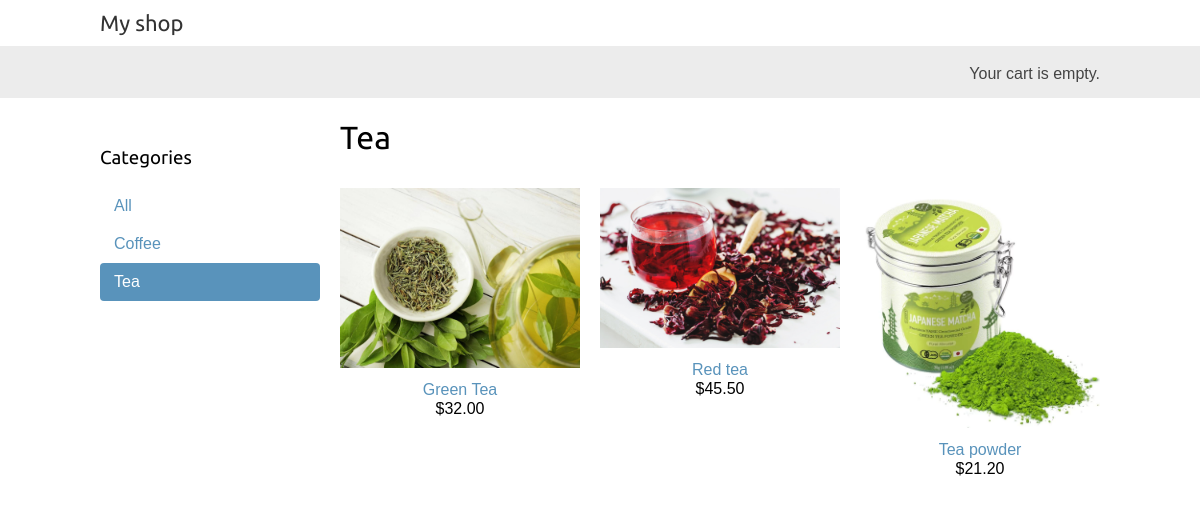
Page /tea/ on the committed database.
### shop/models.py (models this page shows, shortened)
class Category(models.Model):
    name = models.CharField(max_length=200, db_index=True)
    slug = models.CharField(max_length=200, unique=True)
    def get_absolute_url(self):
        return reverse('shop:product_list_by_category', args=[self.slug])  # непонятно двоеточие
    class Meta:
        ordering = ('name',)
        verbose_name = 'category'
        verbose_name_plural = 'categories'

class Product(models.Model):
    category = models.ForeignKey(Category,
                                 related_name='products',
                                 on_delete=models.CASCADE)
    name = models.CharField(max_length=200, db_index=True)
    slug = models.SlugField(max_length=200, db_index=True)
    image = models.ImageField(upload_to='products/%Y/%m/%d', blank=True)
    description = models.TextField(blank=True)
    price = models.DecimalField(max_digits=10, decimal_places=2)
    available = models.BooleanField(default=True)
    created = models.DateTimeField(auto_now_add=True)
    updated = models.DateTimeField(auto_now=True)
    def get_absolute_url(self):
        return reverse('shop:product_detail', args=[self.id, self.slug])
    class Meta:
        ordering = ('name',)
        index_together = (('id', 'slug'),)

### shop/views.py (the view)
# urls.py: path('', views.product_list, name='product_list'),
def product_list(request, category_slug=None):
    category = None
    categories = Category.objects.all()
    products = Product.objects.filter(available=True)
    if category_slug:
        category = get_object_or_404(Category, slug=category_slug)
        products = products.filter(category=category)
    return render(request, 'shop/product/list.html',
                  {'category': category,
                   'categories': categories,
                   'products': products})

### shop/templates/shop/product/list.html (shortened to what this page needs)
{% extends "shop/base.html" %}
{% load static %}
{% block content %}
    <div id="sidebar">
        <h3>Categories</h3>
        <ul>
            <li {% if not category %}class="selected" {% endif %}>
                <a href="{% url "shop:product_list" %}">All</a>
            </li>
            {% for c in categories %}
                <li {% if category.slug == c.slug %}class="selected" {% endif %}>
                    <a href="{{ c.get_absolute_url }}">{{ c.name }}</a>
                </li>
            {% endfor %}
        </ul>
    </div>
    <div id="main" class="product-list">
        <h1>{% if category %}{{ category.name }}{% else %}Products{% endif %}</h1>
        {% for product in products %}
            <div class="item">
                <a href="{{ product.get_absolute_url }}">
                    <img src="{% if product.image %}{{ product.image.url }}{% else %}{% static "img/no_image.png" %}{% endif %}">
                </a>
                <a href="{{ product.get_absolute_url }}">{{ product.name }}</a>
                <br>
                ${{ product.price }}
            </div>
        {% endfor %}
    </div>
{% endblock %}

### shop/static/css/base.css (style rules this page uses)
body { margin:0; padding:0; font-family:helvetica, sans-serif; }
h1, h2, h3, h4, h5 , h6 { font-family: 'Ubuntu', sans-serif; font-weight:normal; }
a { text-decoration:none; color:#5993bb; }
#sidebar { width:220px; padding:30px 20px 0 0; float:left; }
#sidebar ul { margin:0; padding:0; }
#sidebar ul li { margin:0; list-style:none; padding:10px 14px; }
#sidebar ul li a { display:block; }
#sidebar ul li.selected { background:#5993bb; border-radius:4px; }
#sidebar ul li.selected a { color:#fff; }
#main { float:left; width: 96%; margin-right:-220px; overflow:hidden; }
.product-list .item { width:25%; padding:10px 20px 10px 0; float:left; text-align:center; line-height:1.2; }
.product-list .item img { width:100%; margin-bottom:8px; }

### rows in the picture
Category: name "Coffee"
Category: name "Tea"
Product: image (picture), name "Green Tea", price "32.00"
Product: image (picture), name "Red tea", price "45.50"
Product: image (picture), name "Tea powder", price "21.20"
